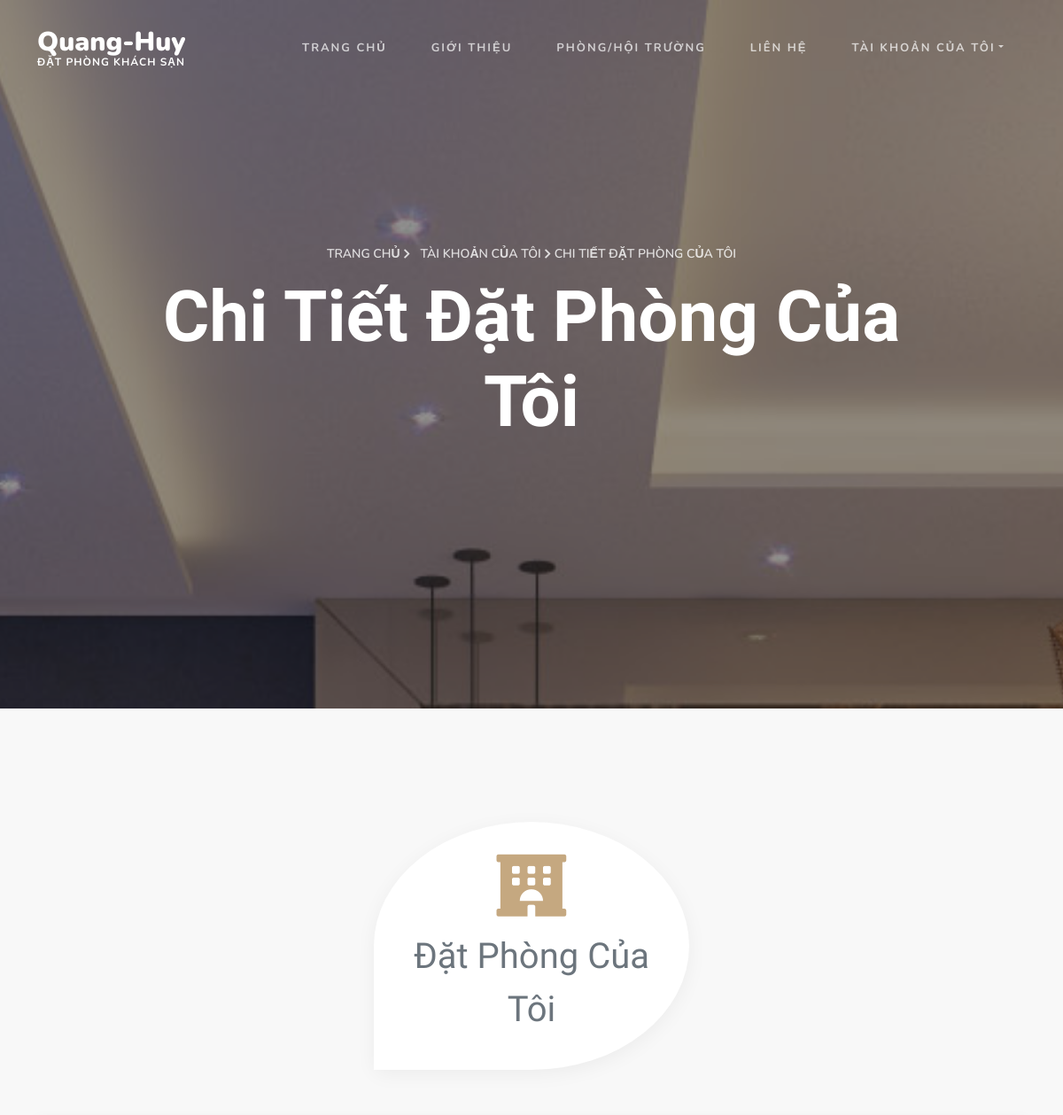
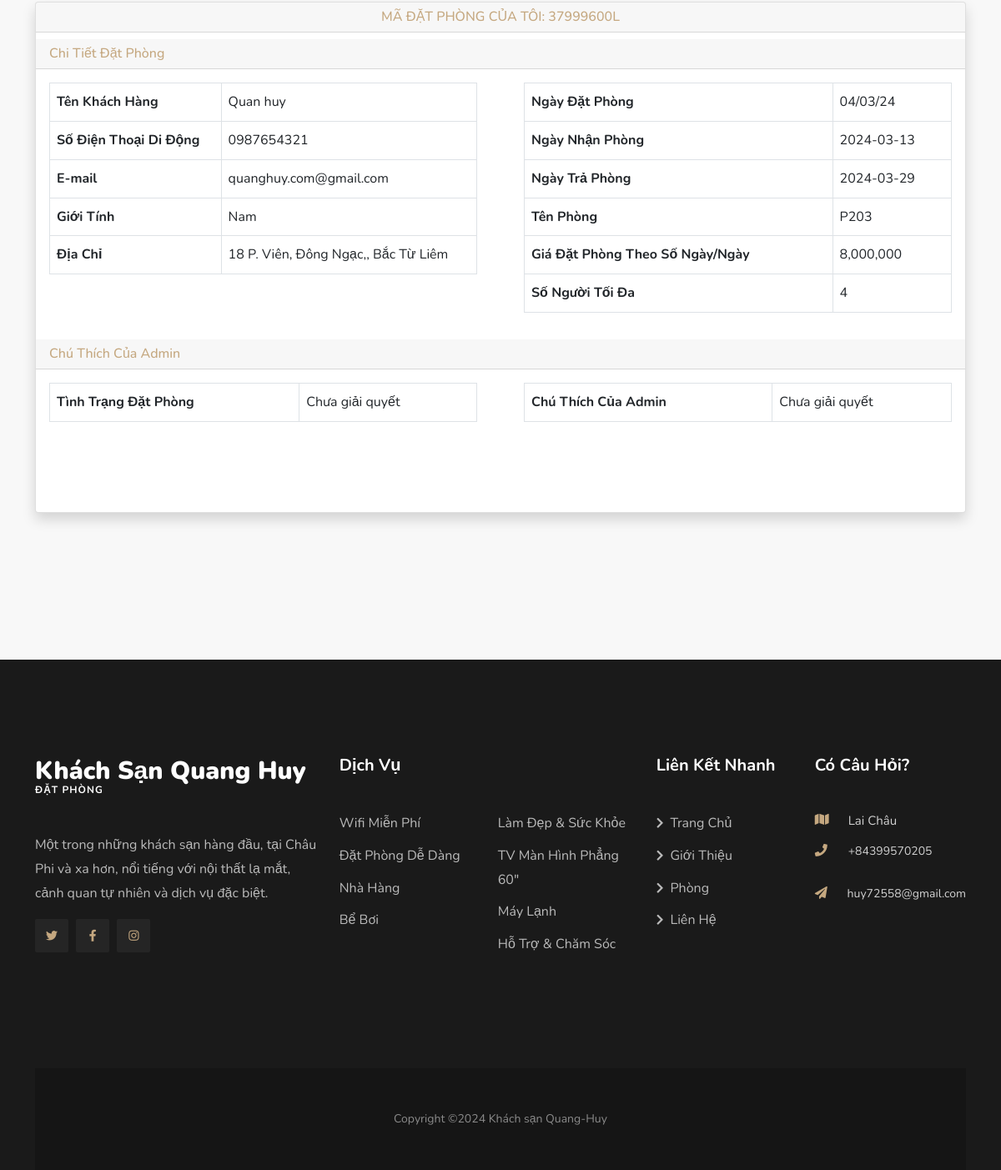
The page /users/mybooking-dtl.php?id=19 (signed in) on the database its author committed (2 pictures, top to bottom).
### tables this page shows
CREATE TABLE `bookings` (
  `id` int(11) NOT NULL,
  `user_id` int(11) NOT NULL,
  `user_name` varchar(255) NOT NULL,
  `user_number` varchar(255) NOT NULL,
  `user_email` varchar(255) NOT NULL,
  `booking_number` varchar(255) NOT NULL,
  `user_gender` varchar(255) NOT NULL,
  `user_address` varchar(255) NOT NULL,
  `booking_date` varchar(255) NOT NULL,
  `booking_price` varchar(255) NOT NULL,
  `room_name` varchar(255) NOT NULL,
  `max_persons` varchar(255) NOT NULL,
  `check_in_date` varchar(255) NOT NULL,
  `check_out_date` varchar(255) NOT NULL,
  `booking_status` varchar(255) NOT NULL DEFAULT 'Chưa giải quyết',
  `admin_remark` varchar(255) NOT NULL DEFAULT 'Chưa giải quyết'
);

### helper/custom-functions.php (called while the page is built, shortened)
<?php
function getBookingDetails($db){
    $id= $_GET['id'];
    $sql = "SELECT * FROM bookings WHERE id = '$id'";
    $res = $db->query($sql);
    return $res;
}
?>

### helper/helper.php (called while the page is built, shortened)
<?php
class helper{
    public static function formatAmount($val){
        $amount = number_format($val);
        return $amount;
    }
}
?>

### users/mybooking-dtl.php (the view, shortened to what this page needs)
<!DOCTYPE html>
<html lang="en">
<?php
include_once("../includes/head.php");
include_once("../helper/custom-functions.php");
include_once("../helper/helper.php");
?>
<body>
<?php
include_once("../includes/home_navbar.php");
?>
<section class="hero-wrap" style="background-image: url('../assets/images/banner-slider-2.jpg');">
<div class="overlay"></div>
<div class="container">
<div class="row no-gutters slider-text align-items-center justify-content-center">
<div class="col-lg-10 text-center">
    <p class="breadcrumbs"><span class="me-2"><a href="../default/home.php">Trang Chủ <i class="fa fa-chevron-right"></i></a></span> <span>Tài Khoản Của Tôi <i class="fa fa-chevron-right"></i></span> <span> Chi Tiết Đặt Phòng Của Tôi</span></p>
<h1 class="mb-4">Chi Tiết Đặt Phòng Của Tôi</h1>
</div>
</div>
</div>
</section>
<section class="ftco-section bg-light justify-content-center">
<div class="container">
<div class="row justify-content-center">
    <div class="col-md-3 col-xl-4 text-center d-flex align-items-stretch" data-aos="fade-up" data-aos-delay="200" data-aos-duration="1000">
<div class="services">
<div class="icon"><span class="fa fa-hotel"></span></div>
    <div class="text">
<h1 class="text-muted">Đặt Phòng Của Tôi</h1>
</div>
        </div>
    </div>
    </div>
    <br>
    <div class="row justify-content-center my-4" id="printable">
<div class="col-md-12">
<div class="wrapper justify-content-center">
<div class="row g-0 justify-content-center">
<div class="col-lg-12 justify-content-center">
    <?php
        $rows = getBookingDetails($db);
        $row = mysqli_fetch_assoc($rows);
        ?>
    <div class="card shadow mb-4" >
            <div class="card-header mb-2">
             <h6 class="m-0 font-weight-bold text-uppercase text-center text-primary">Mã Đặt Phòng Của Tôi: <?php echo $row['booking_number']; ?></h6>
            </div>
        <div class="card-header">
             <h6 class="m-0 font-weight-bold text-primary">Chi Tiết Đặt Phòng</h6>
            </div>
        <div class="row">
        <div class="col-lg-6">
            <div class="card-body">
             <div class="table-responsive">
    <table class="table table-bordered table-hover">
        <tr>
            <th>Tên Khách Hàng</th>
            <td><?php echo $row['user_name']; ?></td>
            </tr>
        <tr>
            <th>Số Điện Thoại Di Động</th>
            <td><?php echo $row['user_number']; ?></td>
            </tr>
            <tr>
            <th>E-mail</th>
            <td><?php echo $row['user_email']; ?></td>
            </tr>
        <tr>
            <th>Giới Tính</th>
            <td><?php echo $row['user_gender']; ?></td>
            </tr>
        <tr>
            <th>Địa Chỉ</th>
            <td><?php echo $row['user_address']; ?></td>
            </tr>
        </table>
    </div>
      </div>
            </div>
        <div class="col-lg-6">
            <div class="card-body">
             <div class="table-responsive">
    <table class="table table-bordered table-hover">
        <tr>
            <th>Ngày Đặt Phòng</th>
            <td><?php echo $row['booking_date']; ?></td>
            </tr>
            <tr>
            <th>Ngày Nhận Phòng</th>
            <td><?php echo $row['check_in_date']; ?></td>
            </tr>
        <tr>
            <th>Ngày Trả Phòng</th>
            <td><?php echo $row['check_out_date']; ?></td>
            </tr>
        <tr>
            <th>Tên Phòng</th>
            <td><?php echo $row['room_name']; ?></td>
            </tr>
        <tr>
            <th>Giá Đặt Phòng Theo Số Ngày/Ngày</th>
            <td><?php echo App\helper::formatAmount($row['booking_price']); ?></td>
            </tr>
        <tr>
            <th>Số Người Tối Đa</th>
            <td><?php echo $row['max_persons']; ?></td>
            </tr>
        </table>
    </div>
      </div>
            </div>
        </div>
    <div class="card-header">
             <h6 class="m-0 font-weight-bold text-primary">Chú Thích Của Admin</h6>
            </div>
    <div class="row">
        <div class="col-lg-6">
            <div class="card-body">
             <div class="table-responsive">
    <table class="table table-bordered table-hover">
        <tr>
            <th>Tình Trạng Đặt Phòng</th>
            <td><?php echo $row['booking_status']; ?></td>
            </tr>
        </table>
    </div>
      </div>
            </div>
        <div class="col-lg-6">
            <div class="card-body">
             <div class="table-responsive">
    <table class="table table-bordered table-hover">
        <tr>
            <th>Chú Thích Của Admin</th>
            <td><?php echo $row['admin_remark']; ?></td>
            </tr>
        </table>
    </div>
      </div>
            </div>
        </div>
          <div class="row justify-content-center mb-4">
    <div class="col-md-6 col-lg-2 d-flex" data-aos="flip-left" data-aos-delay="100" data-aos-duration="1000">
        <a href="../users/print.php?id=<?php echo $row['id']; ?>" class="btn btn-primary p-4 py-3">IN</a>
        </div>
    </div>
                            </div>
    </div>
    </div>
    </div>
        </div>
    </div>
        </div>
    </section>
<?php
include_once("../includes/footer.php");
?>
</body>
</html>

### includes/head.php (shortened to what this page needs)
<head>
<link rel="stylesheet" href="../assets/stackpath.bootstrapcdn.com/font-awesome/4.7.0/css/font-awesome.min.css">
<link href="../assets/hotel_admin/vendor/fontawesome-free/css/all.min.css" rel="stylesheet" type="text/css">
<link rel="stylesheet" href="../assets/cdnjs.cloudflare.com/ajax/libs/ionicons/4.5.6/css/ionicons.min.css">
<link rel="stylesheet" href="../assets/css/animate.css">
<link rel="stylesheet" href="../assets/css/flaticon.css">
<link rel="stylesheet" href="../assets/css/tiny-slider.css">
<link rel="stylesheet" href="../assets/css/glightbox.min.css">
<link rel="stylesheet" href="../assets/css/aos.css">
<link rel="stylesheet" href="../assets/css/datepicker.min.css">
<link rel="stylesheet" href="../assets/css/style.css">
<link rel="stylesheet" type="text/css" href="https://cdn.jsdelivr.net/npm/cookieconsent@3/build/cookieconsent.min.css" />
</head>

### includes/home_navbar.php (shortened to what this page needs)
<?php
include_once("../helper/functions.php");
include_once("../helper/custom-functions.php");
?>
<nav class="navbar navbar-expand-lg  ftco-navbar-light">
    <div class="container-xl">
        <a class="navbar-brand align-items-center" href="index-2.html">
            <span class="">Quang-Huy <small>Đặt phòng khách sạn</small></span>
        </a>
        <div class="collapse navbar-collapse" id="navbarSupportedContent">
            <ul class="navbar-nav ms-auto mb-2 mb-lg-0">
                <li class="nav-item"><a class="nav-link" href="../default/home.php">Trang Chủ</a></li>
                <li class="nav-item"><a class="nav-link" href="../default/about.php">Giới Thiệu</a></li>
                <li class="nav-item"><a class="nav-link" href="../default/rooms.php">Phòng/Hội Trường</a></li>
                <li class="nav-item"><a class="nav-link" href="../auth/contact.php">Liên Hệ</a></li>
                <li class="nav-item dropdown">
                    <a class="nav-link dropdown-toggle" id="navbarDropdown" role="button" data-toggle="dropdown" aria-haspopup="true" aria-expanded="false">Tài Khoản Của Tôi</a>
                </li>
            </ul>
        </div>
    </div>
</nav>

### includes/footer.php
<footer class="ftco-footer">
    <div class="container-xl">
        <div class="row mb-5 pb-5 justify-content-between">
            <div class="col-md-6 col-lg">
                <div class="ftco-footer-widget mb-4">
                    <h2 class="ftco-heading-2 logo d-flex">
                        <a class="navbar-brand align-items-center" href="../users/home.php">
                            <span class="">Khách Sạn Quang Huy <small>Đặt Phòng</small></span>
                        </a>
                    </h2>
                    <p>Một trong những khách sạn hàng đầu, tại Châu Phi và xa hơn, nổi tiếng với nội thất lạ mắt, cảnh quan tự nhiên và dịch vụ đặc biệt.</p>
                    <ul class="ftco-footer-social list-unstyled mt-2">
                        <li><a href="https://twitter.com/" target="_blank"><span class="fab fa-twitter"></span></a></li>
                        <li><a href="https://www.facebook.com/huypeos" target="_blank"><span class="fab fa-facebook-f"></span></a></li>
                        <li><a href="https://www.instagram.com/doraemon_peos/" target="_blank"><span class="fab fa-instagram"></span></a></li>
                    </ul>
                </div>
            </div>
            <div class="col-md-6 col-lg-4">
                <div class="ftco-footer-widget mb-4">
                    <h2 class="ftco-heading-2">Dịch Vụ</h2>
                </div>
                <div class="row">
                    <div class="col-lg-6">
                        <div class="ftco-footer-widget mb-4">
                            <ul class="list-unstyled">
                                <li>Wifi Miễn Phí</li>
                                <li>Đặt Phòng Dễ Dàng</li>
                                <li>Nhà Hàng</li>
                                <li>Bể Bơi</li>
                            </ul>
                        </div>
                    </div>
                    <div class="col-lg-6">
                        <div class="ftco-footer-widget mb-4">
                            <ul class="list-unstyled">
                                <li>Làm Đẹp &amp; Sức Khỏe</li>
                                <li>TV Màn Hình Phẳng 60"</li>
                                <li>Máy Lạnh</li>
                                <li>Hỗ Trợ &amp; Chăm Sóc</li>
                            </ul>
                        </div>
                    </div>
                </div>
            </div>
            <div class="col-md-6 col-lg-2">
                <div class="ftco-footer-widget mb-4">
                    <h2 class="ftco-heading-2">Liên Kết Nhanh</h2>
                    <ul class="list-unstyled">
                        <li><a href="../default/home.php"><span class="fa fa-chevron-right me-2"></span>Trang Chủ</a></li>
                        <li><a href="../default/about.php"><span class="fa fa-chevron-right me-2"></span>Giới Thiệu</a></li>
                        <li><a href="../default/rooms.php"><span class="fa fa-chevron-right me-2"></span>Phòng</a></li>
                        <li><a href="../auth/contact.php"><span class="fa fa-chevron-right me-2"></span>Liên Hệ</a></li>
                    </ul>
                </div>
            </div>
            <div class="col-md-6 col-lg">
                <div class="ftco-footer-widget mb-4">
                    <h2 class="ftco-heading-2">Có Câu Hỏi?</h2>
                    <div class="block-23 mb-3">
                        <ul>
                            <li><span class="icon fa fa-map marker"></span><span class="text">Lai Châu</span></li>
                            <li><a href="../auth/contact.php"><span class="icon fa fa-phone"></span><span class="text">+84399570205</span></a></li>
                            <li><a href="../auth/contact.php"><span class="icon fa fa-paper-plane pr-4"></span><span class="text">huy72558&#64;gmail.com</span></a></li>
                        </ul>
                    </div>
                </div>
            </div>
        </div>
        <?php
        include_once("../includes/copyright.php");
        ?>
    </div>
</footer>

### includes/copyright.php
<div class="container-fluid px-0 py-5 bg-darken">
<div class="container-xl">
<div class="row">
<div class="col-md-12 text-center">
<p class="mb-0" style="color: rgba(255,255,255,.5); font-size: 14px;">Copyright &copy;<script>document.write(new Date().getFullYear());</script> Khách sạn Quang-Huy </p>
</div>
</div>
</div>
</div>

### rows shown on the page
bookings: booking_number "37999600L", user_name "Quan huy", user_number "0987654321", user_email "quanghuy.com@gmail.com", user_gender "Nam", user_address "18 P. Viên, Đông Ngạc,, Bắc Từ Liêm", booking_date "04/03/24", check_in_date "2024-03-13", check_out_date "2024-03-29", room_name "P203", booking_price "8,000,000", max_persons "4", booking_status "Chưa giải quyết", admin_remark "Chưa giải quyết"
